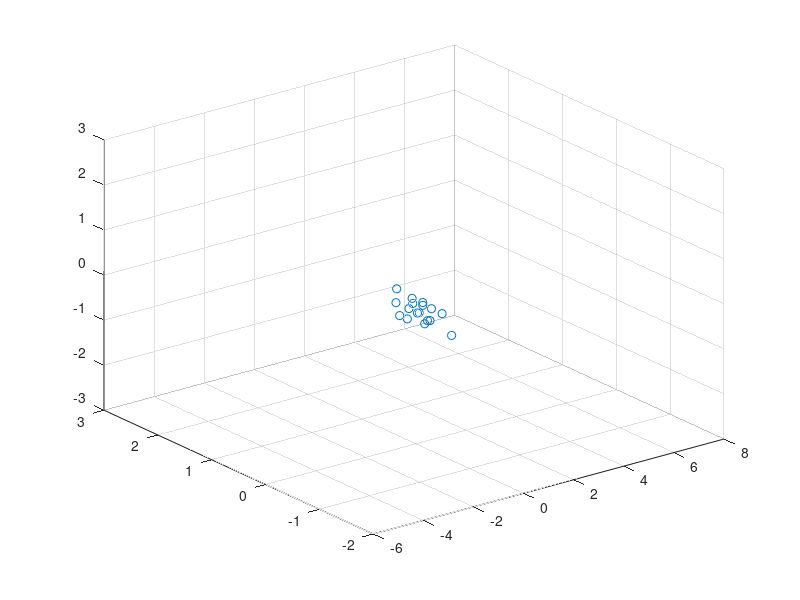

Reproduce this figure in MATLAB.
clear all, close all, clc 

%T = readtable('iris.csv');
##
##T = dataframe('iris.csv');
##
##T = T(:,1:4);
##iris = table2array(T);
##plot(iris)

iris = [ 5.1,3.5,1.4,0.2; 
4.9,3.0,1.4,0.2;
4.7,3.2,1.3,0.2;
4.6,3.1,1.5,0.2;
5.0,3.6,1.4,0.2;
5.4,3.9,1.7,0.4;
4.6,3.4,1.4,0.3;
5.0,3.4,1.5,0.2;
4.4,2.9,1.4,0.2;
4.9,3.1,1.5,0.1;
5.4,3.7,1.5,0.2;
4.8,3.4,1.6,0.2;
4.8,3.0,1.4,0.1;
4.3,3.0,1.1,0.1;
5.8,4.0,1.2,0.2;
5.7,4.4,1.5,0.4;
5.4,3.9,1.3,0.4 ];


% mean subtract Iris Data from itself
irisMean = mean(iris,2);
 [m,n] = size(irisMean);
 nPoints  = m*n;
 Z = iris - irisMean*ones(1,n);
 
 % Calculate Z'Z 
 B =  Z*Z';
 % Get eigen Vectors and Eigen Values of Z'Z
 [V, D, W] = eig(B);
 
 % Sort the Diagonal eigen Values into descending order
 DSorted = diag(D);
 
[D_new, idx ] = sort(DSorted, "descend");

% Arrange Eigen Vectors according to order of Eigen Values
D_new = diag(D_new);
P_star  = V(:,idx); 
 
% Calculate the Z* = ZP* ==> where P* is the eigen vectors

 Z_star = P_star*Z;
 
 % To get PCA =1 
 Z_star(:,1);
 
 % Plotting PCA = 1,2,3 
 scatter3(Z_star(:,1),Z_star(:,2),Z_star(:,3));
 